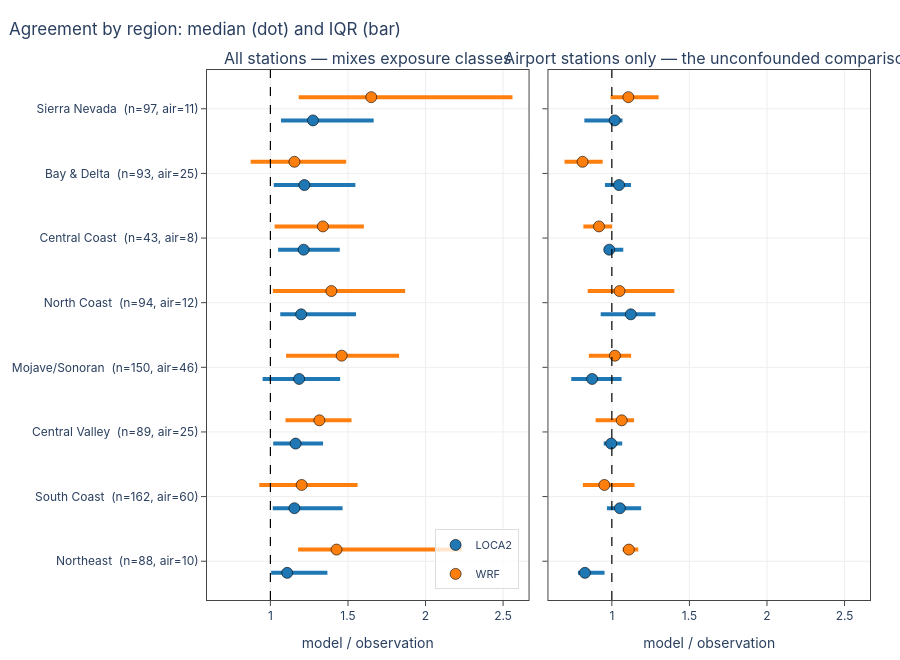

Source (notebook cell):
### Code cell
# Export: agreement_by_region
save_png(fig, "agreement_by_region")


def _plotly():
    off_ = np.linspace(-0.18, 0.18, max(len(smodel), 2))[:len(smodel)]
    pf = make_subplots(rows=1, cols=2, shared_yaxes=True,
                       horizontal_spacing=0.03, subplot_titles=(
                           "All stations — mixes exposure classes",
                           "Airport stations only — the unconfounded comparison"))
    for c, only_air in ((1, False), (2, True)):
        for gi, (g, m) in enumerate(smodel.items()):
            r_all = m.mean("time").values / obs_mean
            y, med, lo, hi, n, names = [], [], [], [], [], []
            for k, reg in enumerate(regs):
                sel = region == reg
                if only_air:
                    sel = sel & (expo == "airport")
                r_ = r_all[sel]
                r_ = r_[np.isfinite(r_)]
                if r_.size < (8 if only_air else 5):
                    continue
                y.append(k + off_[gi])
                med.append(np.median(r_))
                lo.append(np.percentile(r_, 25))
                hi.append(np.percentile(r_, 75))
                n.append(r_.size)
                names.append(reg)
            if not y:
                continue
            med, lo, hi = map(np.asarray, (med, lo, hi))
            pf.add_trace(go.Scatter(
                x=med, y=y, mode="markers", name=LABEL[g], legendgroup=g,
                showlegend=c == 1,
                marker=dict(size=11, color=PCOLOR[g],
                            line=dict(color="black", width=0.6)),
                error_x=dict(type="data", symmetric=False, array=hi - med,
                             arrayminus=med - lo, color=PCOLOR[g],
                             thickness=4, width=0),
                text=[f"<b>{LABEL[g]}</b> — {nm}<br>median {md:.3f}"
                      f"<br>IQR {a:.3f}–{b:.3f}<br>n={nn}"
                      for nm, md, a, b, nn in zip(names, med, lo, hi, n)],
                hovertemplate="%{text}<extra></extra>"),
                row=1, col=c)
        pf.add_vline(x=1, line=dict(color="black", dash="dash", width=1.2),
                     row=1, col=c)
        pf.update_xaxes(title="model / observation", row=1, col=c)
    pf.update_xaxes(matches="x", row=1, col=2)   # one shared x-range
    ticks = [f"{r}  (n={int((region == r).sum())}, "
             f"air={int(((region == r) & (expo == 'airport')).sum())})"
             for r in regs]
    pf.update_yaxes(tickvals=list(range(len(regs))), ticktext=ticks,
                    range=[-0.6, len(regs) - 0.4], row=1, col=1)
    pf.update_layout(legend=dict(x=0.47, y=0.02, xanchor="right",
                                 yanchor="bottom"))
    return style(pf, "Agreement by region: median (dot) and IQR (bar)",
                 height=int(55 * len(regs) + 220))


save_html(_plotly(), "agreement_by_region")

### Figure 1 — Plotly figure (JSON) as saved in the notebook; plotly's stock layout.template omitted (floating-point values rounded to 4 significant figures)
{"data": [{"error_x": {"array": [0.2593, 0.3105, 0.1769, 0.2647, 0.3534, 0.2332, 0.3285, 0.3913], "arrayminus": [0.1035, 0.1396, 0.1445, 0.2353, 0.1349, 0.1646, 0.1976, 0.2057], "color": "#1f77b4", "symmetric": false, "thickness": 4, "type": "data", "width": 0}, "hovertemplate": "%{text}<extra></extra>", "legendgroup": "loca2", "marker": {"color": "#1f77b4", "line": {"color": "black", "width": 0.6}, "size": 11}, "mode": "markers", "name": "LOCA2", "showlegend": true, "text": ["<b>LOCA2</b> — Northeast<br>median 1.108<br>IQR 1.005–1.367<br>n=85", "<b>LOCA2</b> — South Coast<br>median 1.155<br>IQR 1.015–1.465<br>n=155", "<b>LOCA2</b> — Central Valley<br>median 1.163<br>IQR 1.018–1.339<br>n=89", "<b>LOCA2</b> — Mojave/Sonoran<br>median 1.185<br>IQR 0.950–1.450<br>n=144", "<b>LOCA2</b> — North Coast<br>median 1.198<br>IQR 1.063–1.552<br>n=91", "<b>LOCA2</b> — Central Coast<br>median 1.214<br>IQR 1.050–1.447<br>n=43", "<b>LOCA2</b> — Bay & Delta<br>median 1.219<br>IQR 1.022–1.548<br>n=90", "<b>LOCA2</b> — Sierra Nevada<br>median 1.274<br>IQR 1.068–1.666<br>n=97"], "type": "scatter", "x": [1.108, 1.155, 1.163, 1.185, 1.198, 1.214, 1.219, 1.274], "xaxis": "x", "y": [-0.18, 0.82, 1.82, 2.82, 3.82, 4.82, 5.82, 6.82], "yaxis": "y"}, {"error_x": {"array": [0.8079, 0.3605, 0.2069, 0.3702, 0.4757, 0.2644, 0.3338, 0.9105], "arrayminus": [0.2481, 0.2733, 0.2188, 0.3586, 0.3772, 0.3111, 0.2821, 0.4675], "color": "#ff7f0e", "symmetric": false, "thickness": 4, "type": "data", "width": 0}, "hovertemplate": "%{text}<extra></extra>", "legendgroup": "wrf", "marker": {"color": "#ff7f0e", "line": {"color": "black", "width": 0.6}, "size": 11}, "mode": "markers", "name": "WRF", "showlegend": true, "text": ["<b>WRF</b> — Northeast<br>median 1.427<br>IQR 1.178–2.234<br>n=88", "<b>WRF</b> — South Coast<br>median 1.202<br>IQR 0.928–1.562<br>n=162", "<b>WRF</b> — Central Valley<br>median 1.316<br>IQR 1.097–1.523<br>n=89", "<b>WRF</b> — Mojave/Sonoran<br>median 1.459<br>IQR 1.101–1.830<br>n=150", "<b>WRF</b> — North Coast<br>median 1.393<br>IQR 1.016–1.869<br>n=94", "<b>WRF</b> — Central Coast<br>median 1.338<br>IQR 1.027–1.603<br>n=43", "<b>WRF</b> — Bay & Delta<br>median 1.155<br>IQR 0.873–1.489<br>n=93", "<b>WRF</b> — Sierra Nevada<br>median 1.650<br>IQR 1.183–2.561<br>n=97"], "type": "scatter", "x": [1.427, 1.202, 1.316, 1.459, 1.393, 1.338, 1.155, 1.65], "xaxis": "x", "y": [0.18, 1.18, 2.18, 3.18, 4.18, 5.18, 6.18, 7.18], "yaxis": "y"}, {"error_x": {"array": [0.1262, 0.1368, 0.07082, 0.1899, 0.1589, 0.0906, 0.07717, 0.05013], "arrayminus": [0.0454, 0.08359, 0.04817, 0.1344, 0.1941, 0.01668, 0.09092, 0.1958], "color": "#1f77b4", "symmetric": false, "thickness": 4, "type": "data", "width": 0}, "hovertemplate": "%{text}<extra></extra>", "legendgroup": "loca2", "marker": {"color": "#1f77b4", "line": {"color": "black", "width": 0.6}, "size": 11}, "mode": "markers", "name": "LOCA2", "showlegend": false, "text": ["<b>LOCA2</b> — Northeast<br>median 0.827<br>IQR 0.781–0.953<br>n=10", "<b>LOCA2</b> — South Coast<br>median 1.052<br>IQR 0.968–1.189<br>n=58", "<b>LOCA2</b> — Central Valley<br>median 0.996<br>IQR 0.948–1.067<br>n=25", "<b>LOCA2</b> — Mojave/Sonoran<br>median 0.873<br>IQR 0.738–1.063<br>n=42", "<b>LOCA2</b> — North Coast<br>median 1.122<br>IQR 0.928–1.281<br>n=11", "<b>LOCA2</b> — Central Coast<br>median 0.983<br>IQR 0.966–1.074<br>n=8", "<b>LOCA2</b> — Bay & Delta<br>median 1.046<br>IQR 0.955–1.123<br>n=23", "<b>LOCA2</b> — Sierra Nevada<br>median 1.018<br>IQR 0.823–1.069<br>n=11"], "type": "scatter", "x": [0.8266, 1.052, 0.996, 0.8728, 1.122, 0.983, 1.046, 1.018], "xaxis": "x2", "y": [-0.18, 0.82, 1.82, 2.82, 3.82, 4.82, 5.82, 6.82], "yaxis": "y2"}, {"error_x": {"array": [0.06084, 0.1949, 0.0797, 0.1045, 0.3535, 0.08466, 0.1298, 0.1956], "arrayminus": [0.03972, 0.1385, 0.1685, 0.1687, 0.2052, 0.1005, 0.1163, 0.1142], "color": "#ff7f0e", "symmetric": false, "thickness": 4, "type": "data", "width": 0}, "hovertemplate": "%{text}<extra></extra>", "legendgroup": "wrf", "marker": {"color": "#ff7f0e", "line": {"color": "black", "width": 0.6}, "size": 11}, "mode": "markers", "name": "WRF", "showlegend": false, "text": ["<b>WRF</b> — Northeast<br>median 1.110<br>IQR 1.070–1.170<br>n=10", "<b>WRF</b> — South Coast<br>median 0.952<br>IQR 0.813–1.146<br>n=60", "<b>WRF</b> — Central Valley<br>median 1.064<br>IQR 0.895–1.143<br>n=25", "<b>WRF</b> — Mojave/Sonoran<br>median 1.020<br>IQR 0.851–1.124<br>n=46", "<b>WRF</b> — North Coast<br>median 1.050<br>IQR 0.844–1.403<br>n=12", "<b>WRF</b> — Central Coast<br>median 0.917<br>IQR 0.817–1.002<br>n=8", "<b>WRF</b> — Bay & Delta<br>median 0.811<br>IQR 0.695–0.941<br>n=25", "<b>WRF</b> — Sierra Nevada<br>median 1.106<br>IQR 0.992–1.302<br>n=11"], "type": "scatter", "x": [1.11, 0.9515, 1.064, 1.02, 1.05, 0.9171, 0.8112, 1.106], "xaxis": "x2", "y": [0.18, 1.18, 2.18, 3.18, 4.18, 5.18, 6.18, 7.18], "yaxis": "y2"}], "layout": {"annotations": [{"font": {"size": 16}, "showarrow": false, "text": "All stations — mixes exposure classes", "x": 0.2425, "xanchor": "center", "xref": "paper", "y": 1, "yanchor": "bottom", "yref": "paper"}, {"font": {"size": 16}, "showarrow": false, "text": "Airport stations only — the unconfounded comparison", "x": 0.7575, "xanchor": "center", "xref": "paper", "y": 1, "yanchor": "bottom", "yref": "paper"}], "font": {"family": "Inter, Helvetica, Arial, sans-serif", "size": 12}, "height": 660, "hovermode": "closest", "legend": {"bgcolor": "rgba(255,255,255,0.8)", "bordercolor": "#ddd", "borderwidth": 1, "font": {"size": 11}, "x": 0.47, "xanchor": "right", "y": 0.02, "yanchor": "bottom"}, "margin": {"b": 50, "l": 60, "r": 30, "t": 70}, "shapes": [{"line": {"color": "black", "dash": "dash", "width": 1.2}, "type": "line", "x0": 1, "x1": 1, "xref": "x", "y0": 0, "y1": 1, "yref": "y domain"}, {"line": {"color": "black", "dash": "dash", "width": 1.2}, "type": "line", "x0": 1, "x1": 1, "xref": "x2", "y0": 0, "y1": 1, "yref": "y2 domain"}], "title": {"text": "Agreement by region: median (dot) and IQR (bar)", "x": 0.01, "xanchor": "left"}, "xaxis": {"anchor": "y", "automargin": true, "domain": [0, 0.485], "gridcolor": "#eee", "linecolor": "#444", "mirror": true, "showline": true, "ticks": "outside", "title": {"text": "model / observation"}, "zeroline": false}, "xaxis2": {"anchor": "y2", "automargin": true, "domain": [0.515, 1], "gridcolor": "#eee", "linecolor": "#444", "matches": "x", "mirror": true, "showline": true, "ticks": "outside", "title": {"text": "model / observation"}, "zeroline": false}, "yaxis": {"anchor": "x", "automargin": true, "domain": [0, 1], "gridcolor": "#eee", "linecolor": "#444", "mirror": true, "range": [-0.6, 7.6], "showline": true, "ticks": "outside", "ticktext": ["Northeast  (n=88, air=10)", "South Coast  (n=162, air=60)", "Central Valley  (n=89, air=25)", "Mojave/Sonoran  (n=150, air=46)", "North Coast  (n=94, air=12)", "Central Coast  (n=43, air=8)", "Bay & Delta  (n=93, air=25)", "Sierra Nevada  (n=97, air=11)"], "tickvals": [0, 1, 2, 3, 4, 5, 6, 7], "zeroline": false}, "yaxis2": {"anchor": "x2", "automargin": true, "domain": [0, 1], "gridcolor": "#eee", "linecolor": "#444", "matches": "y", "mirror": true, "showline": true, "showticklabels": false, "ticks": "outside", "zeroline": false}}}
